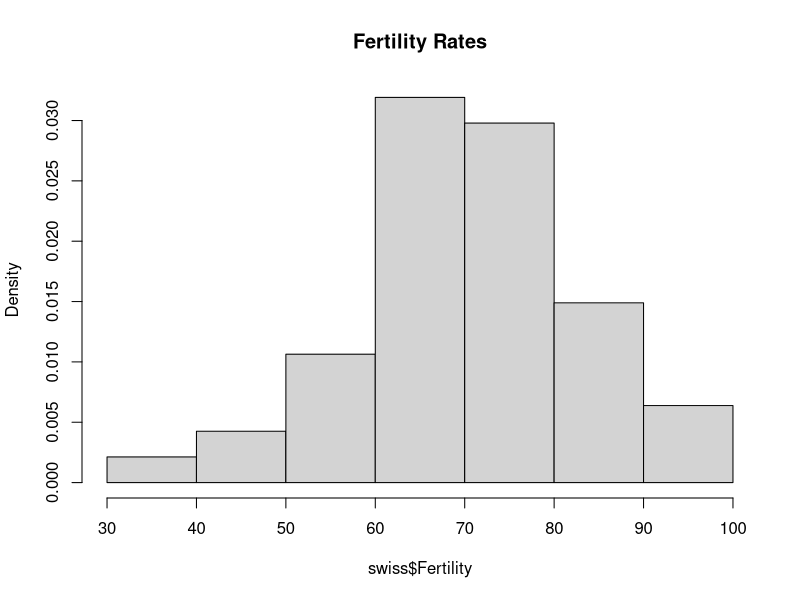
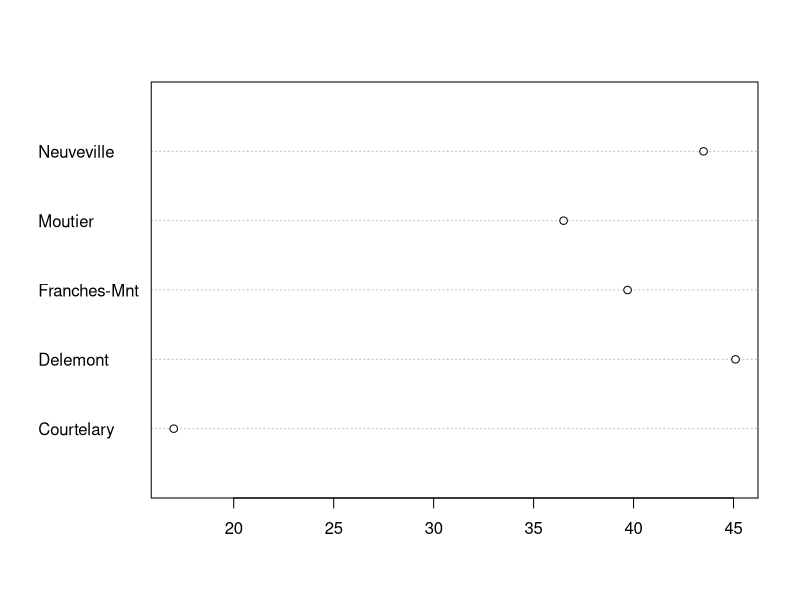
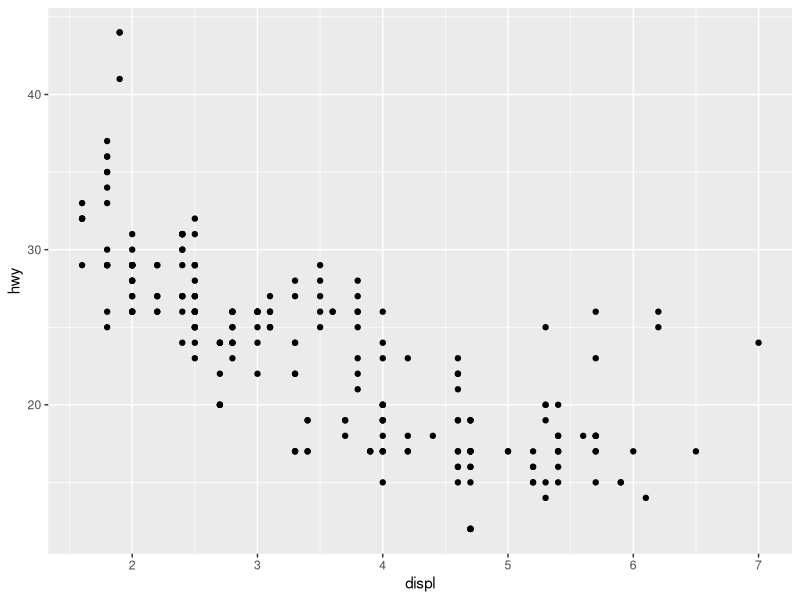
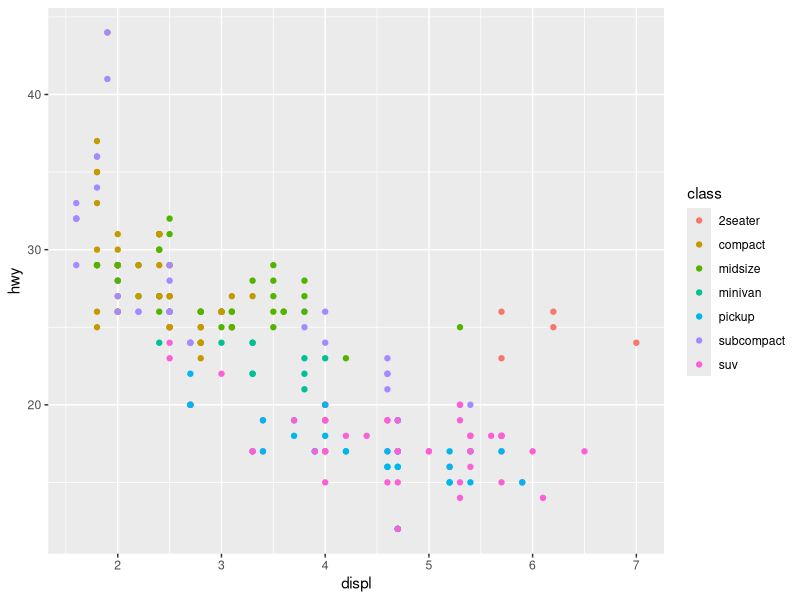
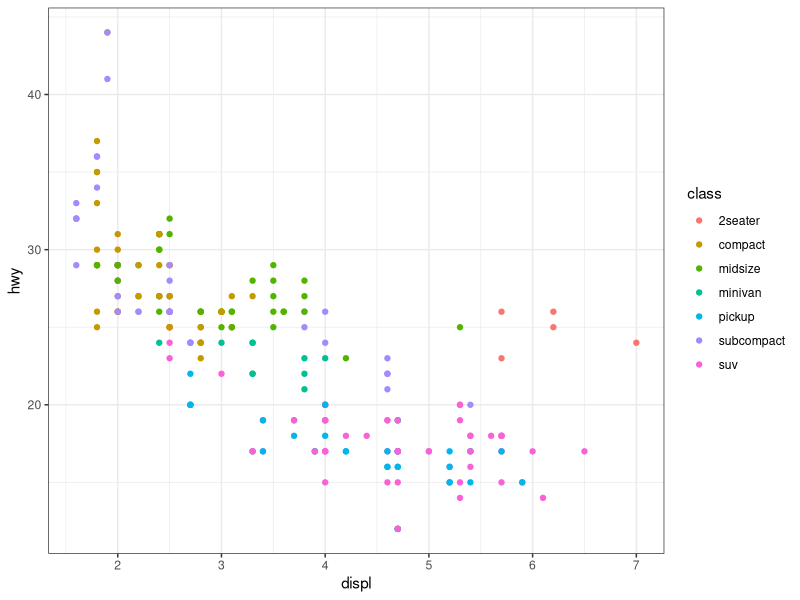

Here is the R script that generated these plots, in order:
## ---- chunk 1
knitr::opts_chunk$set(echo = FALSE)
## ---- chunk 2
# Assign the number 5 to an object called number
number <- 5
number
## ---- chunk 3
# Assign the character string Hello World
string <- "Hello World"
string
## ---- chunk 4
# e.g. find the class of number
class(number)
## ---- chunk 5
a <- 5
factorial(a)
## ---- chunk 6
absent <- NA
is.na(absent)
## ---- chunk 7
# Define a vector
a <- c(1,4,5)
b <- c(3,6,7)
## ---- chunk 8
# Join multiple vectors
ab <- c(a,b)
## ---- chunk 9
# Defining vector using sequence between 3 and 6
a <- c(1,99,3:6,8) 
mean(a)

# Calculate the mean of a but exclude the highest number
mean(a[a!=max(a)])
## ---- chunk 10
m <- matrix(1:60, nrow=6, ncol=10)
m
## ---- chunk 11
m[,9]
m[4,9]
m[,9][4]
## ---- chunk 12
# Combine two vectors into a data frame
number <- c(1, 2, 3, 4)
name <- c('John', 'Paul', 'George', 'Ringo')
df <- data.frame(number, name, stringsAsFactors = FALSE)
df
## ---- chunk 13
# Create a list with three objects of different lengths
list1 <- list(beatles = c('John', 'Paul', 'George', 'Ringo'),
              alive = c('Paul', 'Ringo'), albums = 1:13)
list1
## ---- chunk 14
m <- matrix(1:5, nrow=1, ncol=5)
m
for (j in 1:3){
     m[,j]=0
}
m
## ---- chunk 15
m <- matrix(1:15, nrow=3, ncol=5)
for (i in 1:2){
  for (j in 1:4){
    m[i,j]=0
  }
}
m
## ---- chunk 16
counter=1
m1 <- matrix(1:20,nrow=4,ncol=5)
m2 <- matrix(NA,nrow=4,ncol=5)
for (j in 1:5){
  for (i in 1:4){
    m2[i,j]=counter
    counter=counter+1
  }
}
## ---- chunk 17
m1 <- matrix(1:20,nrow=4,ncol=5)
m2 <- matrix(NA,nrow=4,ncol=5)
for (j in 1:5){
  for (i in 1:4){
    m2[i,j]=m1[i,j]
  }
}
## ---- chunk 18
a <- 3
b <- 4
number <- 0
if(a<b){
  number=number+1
}
number
## ---- chunk 19
a <- sample(c(4,0),20,replace=TRUE)
b <- matrix(a,nrow=4,ncol=5)

for (j in 1:5){
  for (i in 1:4){
    if (b[i,j]==4){
      b[i,j]=1       
    }
  }
}
## ---- chunk 20
# Find the sample mean of a vector
fun_mean <- function(x){
    sum(x) / length(x)
}

## Find the mean
data(swiss)
fun_mean(x = swiss$Infant.Mortality)
## ---- chunk 21
double <- function(x){
output <- x * 2
output
}
double(8)
## ---- chunk 22
m <- matrix(c(1:10, 11:20), nrow = 10, ncol = 2)
# mean of the rows
apply(m, 1, mean)
# mean of the columns
apply(m, 2, mean)
## ---- chunk 23
attach(iris)
apply(iris[,1:4], 2, mean)
## ---- chunk 24
# Create messy data
messy <- data.frame(
  person = c("John Smith", "Jane Doe"), 
  a = c(NA, 16), b = c(2, 11))
# Gather the data into tidy format
library(tidyr)
tidy <- gather(messy, treatment, result, a:b)
tidy
## ---- chunk 25
data(swiss)
swiss$ID <- rownames(swiss) # Create ID
df <- merge(swiss[,c(1:3,7)], swiss[,4:7], by = "ID")
## ---- chunk 26
data(swiss)
df <- swiss[1:3,1:3]
df2 <- rbind(df, swiss[4,1:3])
df2
## ---- chunk 27
library(dplyr)
data(swiss)
swiss$ID <- rownames(swiss) # Create ID
df <- dplyr::filter(swiss, Fertility > 90) %>% 
  dplyr::select(ID, Fertility, Catholic)
df
## ---- chunk 28
# Not piped:
values <- rnorm(1000, mean = 10)
value_mean <- mean(values)
round(value_mean, digits = 2)
## ---- chunk 29
# Piped:
library(dplyr)
rnorm(1000, mean = 10) %>% mean() %>% round(digits = 2)
## ---- chunk 30
library(knitr)
kable(head(mtcars[,1:6]), digits = 2)
## ---- chunk 31
# Create a histogram
data(swiss)
hist(swiss$Fertility, freq=FALSE, main="Fertility Rates")
## ---- chunk 32
# Create a dot plot
data(swiss)
dotchart(swiss[1:5,2], labels=rownames(swiss))
## ---- chunk 33
library(ggplot2)
ggplot(data = mpg) + 
  geom_point(mapping = aes(x = displ, y = hwy))
## ---- chunk 34
library(ggplot2)
ggplot(data = mpg) + 
 geom_point(mapping = aes(x = displ, y = hwy, color = class))
## ---- chunk 35
library(ggplot2)
ggplot(data = mpg) +  theme_bw() +
 geom_point(mapping = aes(x = displ, y = hwy, color = class))
